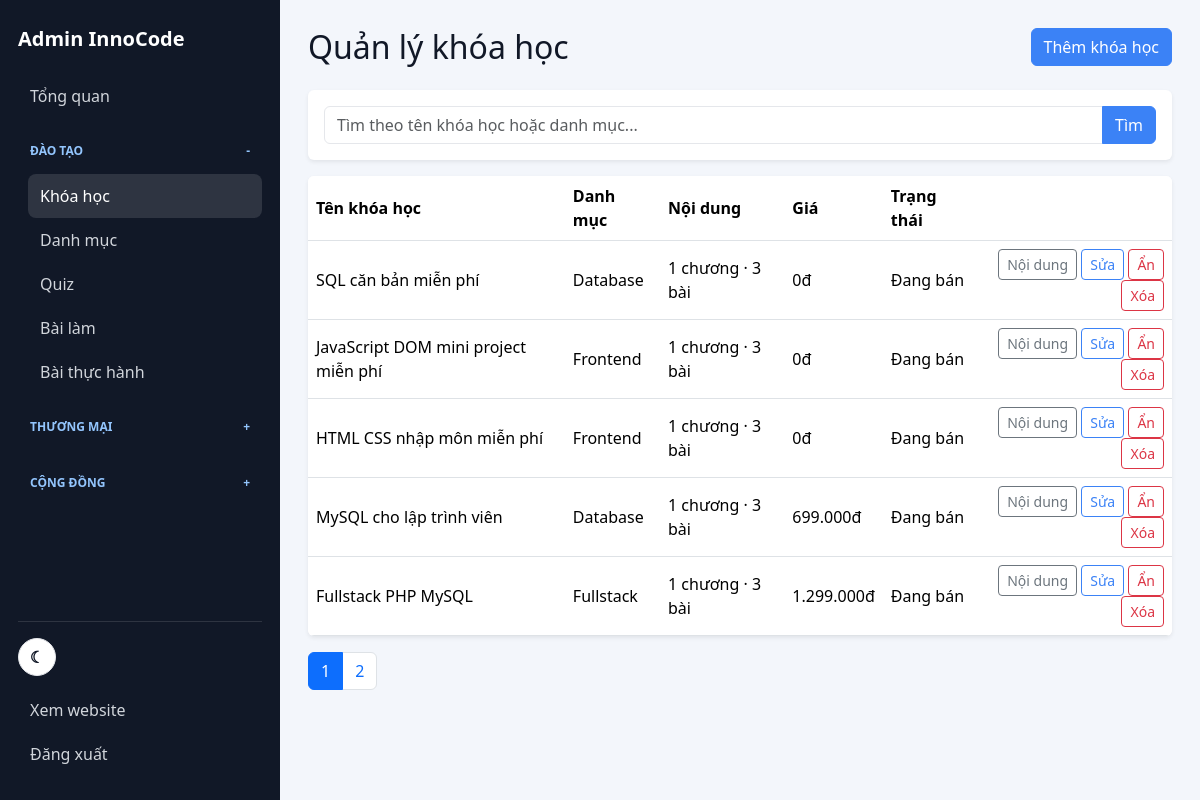
The page /admin/courses.php (signed in) on the database its author committed.
### tables this page shows
CREATE TABLE IF NOT EXISTS courses (
    id INT UNSIGNED AUTO_INCREMENT PRIMARY KEY,
    category_id INT UNSIGNED NOT NULL,
    title VARCHAR(190) NOT NULL,
    description TEXT NOT NULL,
    price DECIMAL(12,2) NOT NULL DEFAULT 0,
    level VARCHAR(50) NOT NULL DEFAULT 'Beginner',
    duration_hours INT UNSIGNED NOT NULL DEFAULT 1,
    image_url VARCHAR(500) NOT NULL,
    is_active TINYINT(1) NOT NULL DEFAULT 1,
    created_at TIMESTAMP DEFAULT CURRENT_TIMESTAMP,
    updated_at TIMESTAMP DEFAULT CURRENT_TIMESTAMP ON UPDATE CURRENT_TIMESTAMP,
    CONSTRAINT fk_courses_category FOREIGN KEY (category_id) REFERENCES categories(id)
);

CREATE TABLE IF NOT EXISTS categories (
    id INT UNSIGNED AUTO_INCREMENT PRIMARY KEY,
    name VARCHAR(120) NOT NULL,
    slug VARCHAR(140) NOT NULL UNIQUE,
    created_at TIMESTAMP DEFAULT CURRENT_TIMESTAMP
);

### core/helpers.php (called while the page is built, shortened)
<?php
function e(string|int|float|null $value): string
{
    return htmlspecialchars((string) $value, ENT_QUOTES, 'UTF-8');
}
function money(int|float $amount): string
{
    return number_format((float) $amount, 0, ',', '.') . 'đ';
}

### core/database.php (called while the page is built, shortened)
<?php
function db(): PDO
{
    static $pdo = null;
    if ($pdo !== null) {
        return $pdo;
    }
    $dsn = 'mysql:host=' . DB_HOST . ';port=' . DB_PORT . ';dbname=' . DB_NAME . ';charset=utf8mb4';
    $pdo = new PDO($dsn, DB_USER, DB_PASS);
    $pdo->setAttribute(PDO::ATTR_ERRMODE, PDO::ERRMODE_EXCEPTION);
    $pdo->setAttribute(PDO::ATTR_DEFAULT_FETCH_MODE, PDO::FETCH_ASSOC);
    return $pdo;
}

### admin/courses.php (the view, shortened to what this page needs)
<?php
require_once __DIR__ . '/includes/header.php';
$params = [];
$where = '';
$countStmt = db()->prepare('SELECT COUNT(DISTINCT courses.id)
    FROM courses
    JOIN categories ON categories.id = courses.category_id' . $where);
$countStmt->execute($params);
$totalCourses = (int) $countStmt->fetchColumn();
$pageCount = max(1, (int) ceil($totalCourses / admin_per_page()));
$offset = (min(admin_page_number(), $pageCount) - 1) * admin_per_page();
$stmt = db()->prepare('SELECT courses.*, categories.name AS category_name,
    COUNT(DISTINCT course_chapters.id) AS chapter_count,
    COUNT(DISTINCT course_lessons.id) AS lesson_count
    FROM courses
    JOIN categories ON categories.id = courses.category_id
    LEFT JOIN course_chapters ON course_chapters.course_id = courses.id
    LEFT JOIN course_lessons ON course_lessons.chapter_id = course_chapters.id
    ' . $where . '
    GROUP BY courses.id
    ORDER BY courses.created_at DESC, courses.id DESC
    LIMIT ' . admin_per_page() . ' OFFSET ' . $offset);
$stmt->execute($params);
$courses = $stmt->fetchAll();
?>
<div class="d-flex justify-content-between align-items-center mb-4">
    <h1 class="h2 mb-0">Quản lý khóa học</h1>
    <a class="btn btn-primary" href="<?= APP_URL ?>/<?= e(admin_relative_url('admin/course_form.php', ['return' => admin_relative_url('admin/courses.php')])) ?>">Thêm khóa học</a>
</div>
<div class="bg-white rounded-2 shadow-sm table-responsive">
    <table class="table mb-0">
        <thead>
        <tr>
            <th>Tên khóa học</th>
            <th>Danh mục</th>
            <th>Nội dung</th>
            <th>Giá</th>
            <th>Trạng thái</th>
            <th></th>
        </tr>
        </thead>
        <tbody>
        <?php foreach ($courses as $course): ?>
            <tr>
                <td><?= e($course['title']) ?></td>
                <td><?= e($course['category_name']) ?></td>
                <td><?= (int) $course['chapter_count'] ?> chương · <?= (int) $course['lesson_count'] ?> bài</td>
                <td><?= money((float) $course['price']) ?></td>
                <td><?= $course['is_active'] ? 'Đang bán' : 'Đã ẩn' ?></td>
                <td class="text-end">
                    <a class="btn btn-sm btn-outline-secondary" href="<?= APP_URL ?>/<?= e(admin_relative_url('admin/course_content.php', ['id' => (int) $course['id'], 'return' => admin_relative_url('admin/courses.php')])) ?>">Nội dung</a>
                    <a class="btn btn-sm btn-outline-primary" href="<?= APP_URL ?>/<?= e(admin_relative_url('admin/course_form.php', ['id' => (int) $course['id'], 'return' => admin_relative_url('admin/courses.php')])) ?>">Sửa</a>
                    <form class="d-inline" method="post">
                        <?php if ($course['is_active']): ?>
                            <button class="btn btn-sm btn-outline-danger" name="action" value="hide" type="submit">Ẩn</button>
                        <?php else: ?>
                            <button class="btn btn-sm btn-outline-success" name="action" value="show" type="submit">Mở bán</button>
                        <?php endif; ?>
                    </form>
                    <form class="d-inline" method="post" onsubmit="return confirm('Xóa khóa học này?')">
                        <button class="btn btn-sm btn-outline-danger" name="action" value="delete" type="submit">Xóa</button>
                    </form>
                </td>
            </tr>
        <?php endforeach; ?>
        </tbody>
    </table>
</div>
<?php require_once __DIR__ . '/includes/footer.php'; ?>

### assets/css/style.css (style rules this page uses)
:root { --brand: #0ea5e9; --brand-2: #0284c7; --accent: #22c55e; --warm: #f97316; --ink: #111827; --muted: #6b7280; --line: #e5e7eb; --soft: #f8fafc; --danger: #f97316; }
* { letter-spacing: 0; }
body { background: #fff; color: var(--ink); font-family: system-ui, -apple-system, BlinkMacSystemFont, "Segoe UI", sans-serif; }
a { text-decoration: none; }
.table td, .table th { vertical-align: middle; }
:root, :root[data-theme="light"] { --brand: #3B82F6; --brand-2: #2563eb; --accent: #22C55E; --warm: #F97316; --ink: #111827; --muted: #64748b; --line: #e5e7eb; --soft: #f8fafc; --page-bg: #FFFFFF; --surface: #FFFFFF; --surface-2: #f3f6fb; --text: #111827; --text-soft: #64748b; }
body, .admin-layout, .admin-main { background: var(--page-bg); color: var(--text); }
.site-nav, .compiler-workspace, .lesson-card, .content-block, .course-buy-card, .learning-info, .bg-white { background: var(--surface) !important; border-color: var(--line); color: var(--text); }
.nav-links a, .brand, .academy-course-card h3 a, .course-card-title a, .admin-content, .admin-content h1, .admin-content h2, .admin-content strong { color: var(--text); }
.btn-primary, .login-link, .academy-register-btn, .academy-gradient-btn { background: var(--brand); border-color: var(--brand); color: #fff !important; }
.btn-outline-primary { border-color: var(--brand); color: var(--brand) !important; }

### rows shown on the page
courses: title "SQL căn bản miễn phí", category.name "Database", chapter_count "1", lesson_count "3", price "0đ", is_active "Đang bán"
courses: title "JavaScript DOM mini project miễn phí", category.name "Frontend", chapter_count "1", lesson_count "3", price "0đ", is_active "Đang bán"
courses: title "HTML CSS nhập môn miễn phí", category.name "Frontend", chapter_count "1", lesson_count "3", price "0đ", is_active "Đang bán"
courses: title "MySQL cho lập trình viên", category.name "Database", chapter_count "1", lesson_count "3", price "699.000đ", is_active "Đang bán"
courses: title "Fullstack PHP MySQL", category.name "Fullstack", chapter_count "1", lesson_count "3", price "1.299.000đ", is_active "Đang bán"

### other values the page prints
APP_NAME "InnoCode"
